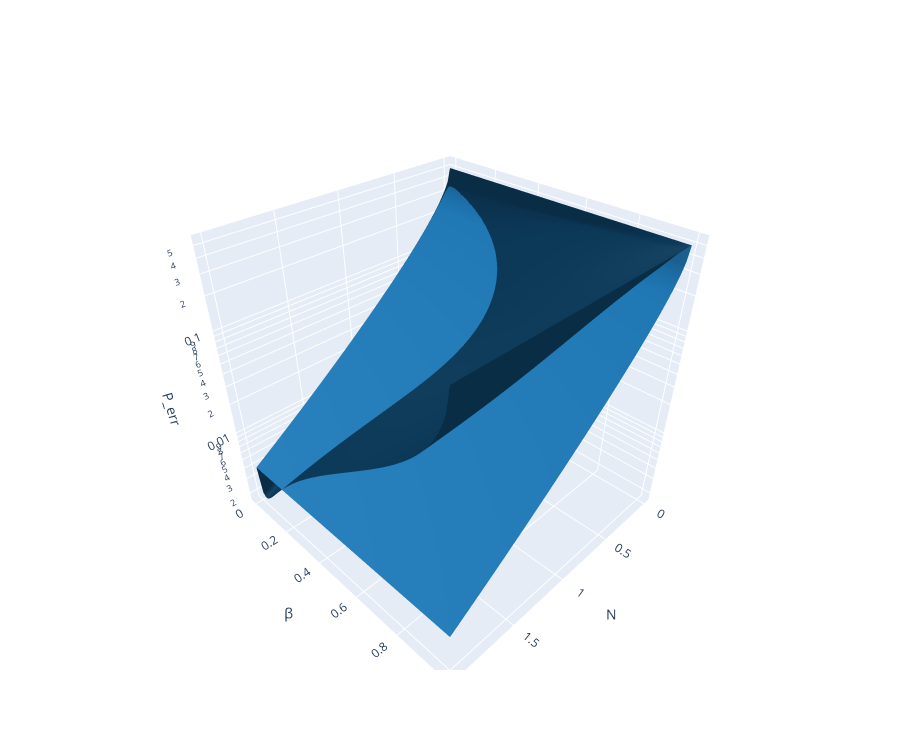

Notebook code for this chart:
### Markdown cell above
## Fit

### Code cell
reload_protocols()
sigmas = [0.3]
pd.fit_homodyne_perr(sigmas, dss=True, cs=True, data=False, print_params=True)

### Figure 1 — Plotly figure (JSON) as saved in the notebook; plotly's stock layout.template omitted (floating-point values rounded to 4 significant figures; data arrays with more than 128 entries replaced by an {"elided": "..."} marker saying what was removed)
{"data": [{"colorscale": [[0, "#1f77b4"], [1, "#1f77b4"]], "name": "Fit", "showscale": false, "surfacecolor": {"elided": "80x80 float values"}, "type": "surface", "x": {"elided": "80x80 float values"}, "y": {"elided": "80x80 float values"}, "z": {"elided": "80x80 float values"}}, {"colorscale": [[0, "#0C3858"], [1, "#0C3858"]], "name": "Fit", "showscale": false, "surfacecolor": {"elided": "80x80 float values"}, "type": "surface", "x": {"elided": "80x80 float values"}, "y": {"elided": "80x80 float values"}, "z": {"elided": "80x80 float values"}}], "layout": {"height": 750, "scene": {"aspectmode": "cube", "xaxis": {"title": {"text": "N"}}, "yaxis": {"title": {"text": "β"}}, "zaxis": {"title": {"text": "P_err"}, "type": "log"}}, "width": 900}}
